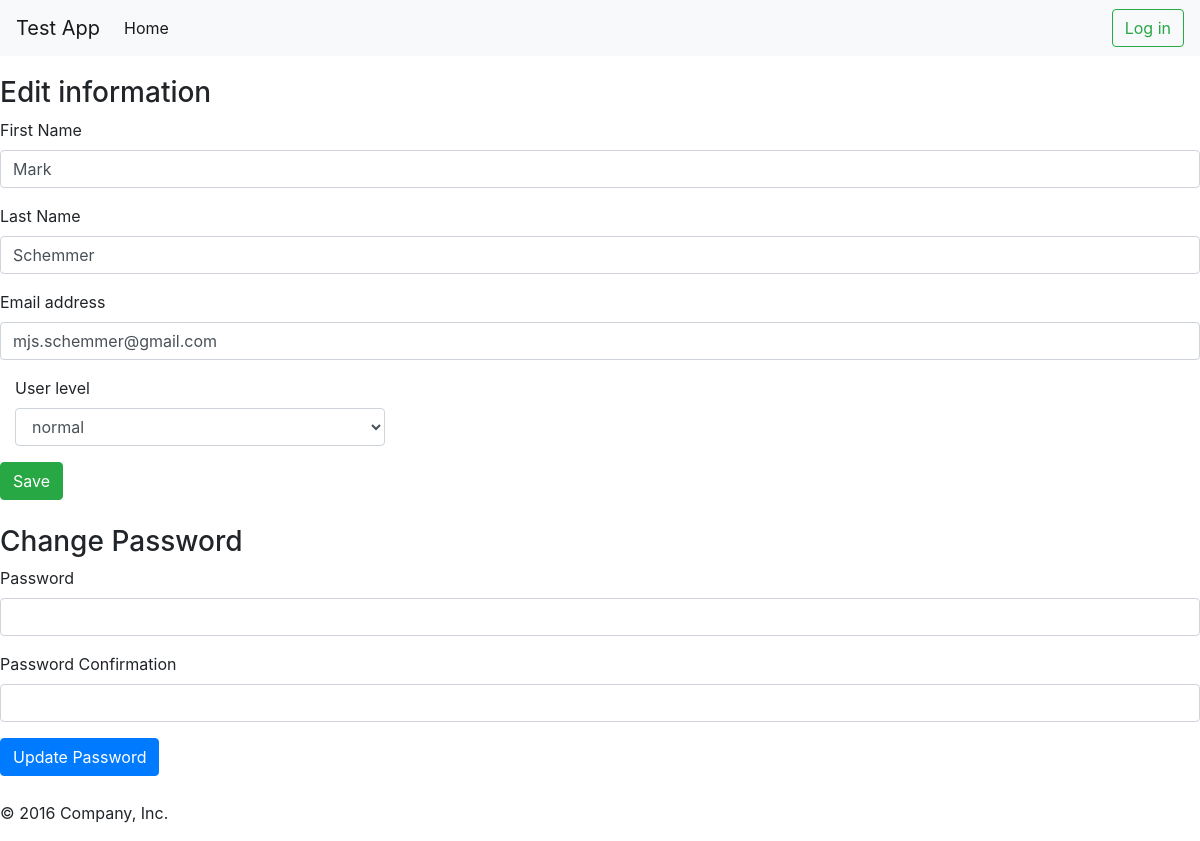
The page /dashboard/edit/1 on the database its author committed.
### login_regis/models.py (models this page shows, shortened)
class User(models.Model):
    first_name = models.CharField(max_length=255)
    last_name = models.CharField(max_length=255)
    email = models.CharField(max_length=255)
    password = models.CharField(max_length=255)
    is_admin = models.BooleanField(default=False)
    user_authenticated = models.BooleanField(default=True)
    description = models.TextField()
    obj = UserManager()

### dashboard/views.py (the view)
# urls.py: re_path(r'dashboard/edit/(?P<id>\d+)', views.admin_edit),
def admin_edit(request, id):
    user = User.obj.filter(id=id)[0]
    context = {
        'user': user,
        'auth': user.user_authenticated,
    }
    return render(request, 'dashboard/admin_edit.html', context=context)

### templates/dashboard/admin_edit.html (shortened to what this page needs)
{% extends 'base.html' %}
{% block content %}
<div class="edit-information">
<form action="/dashboard/admin/info" method="POST">
        <h3>Edit information</h3>
        <div class="form-group">
                    <label for="first_name">First Name</label>
                    <input type="text" name="first_name" class="form-control" value="{{ user.first_name }}" >
        </div>
            <div class="form-group">
                    <label for="last_name">Last Name</label>
                    <input type="text" name="last_name" class="form-control" value="{{ user.last_name }}">
            </div>
            <div class="form-group">
                    <label for="email">Email address</label>
                    <input type="text" name="email" class="form-control" value="{{ user.email }}" >
            </div>
            <div class="form-group col-md-4">
                    <label for="inputState">User level</label>
                    <select id="inputState" name="inputState" class="form-control">
                      <option selected value="normal">normal</option>
                    </select>
                  </div>
        <button type="submit" class="btn btn-success">Save</button>
    </form>
    </div>
    <div class="edit-information">
            <form action="/dashboard/admin/pass" method="POST">
                <h3>Change Password</h3>
                <div class="form-group">
                            <label for="ps">Password</label>
                            <input type="text" name="ps" class="form-control">
                </div>
                <div class="form-group">
                        <label for="psconf">Password Confirmation</label>
                        <input type="text" name="psconf" class="form-control">
                </div>
                <button type="submit" class="btn btn-primary">Update Password</button>
            </form>
    </div>
{% endblock %}

### static/css/main.css (style rules this page uses)
label, label.inline { width: 200px; display: inline-block; }
input { width: 400px; }
.edit-information { margin-bottom: 25px; margin-top: 20px; }

### rows shown on the page
User: first_name "Mark", last_name "Schemmer", email "mjs.schemmer@gmail.com"
